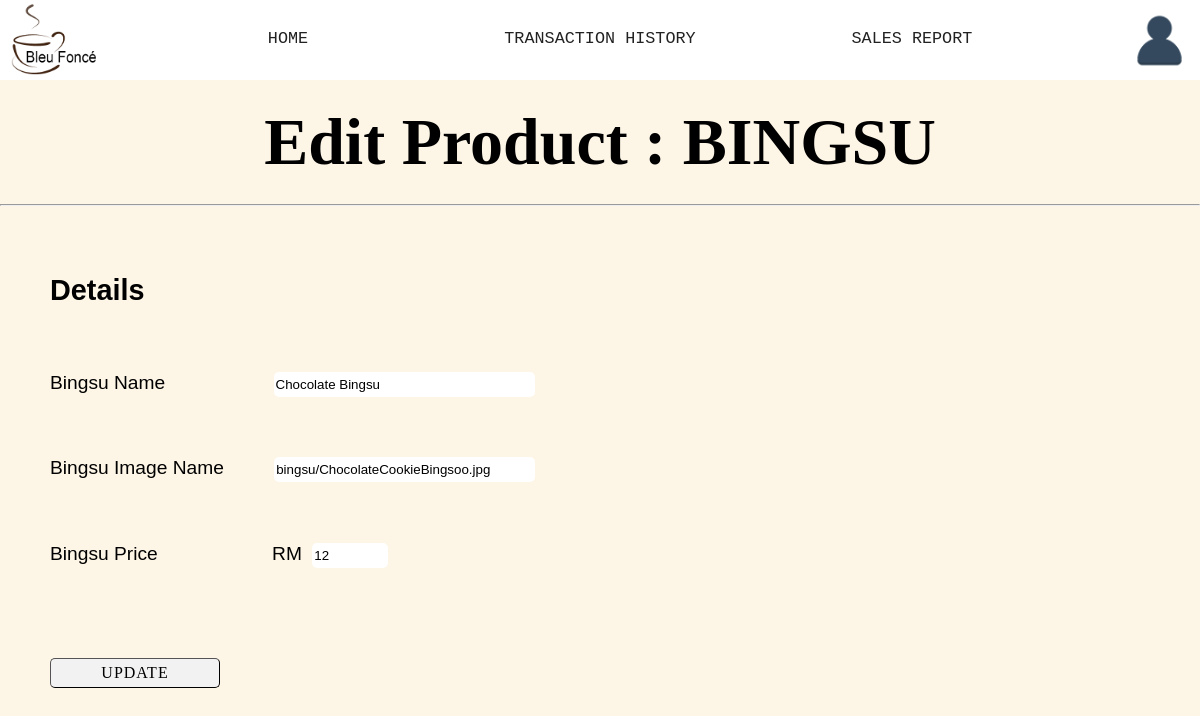
The app's page /ADMIN/A.Edit Bingsu Form.php?edit&id=66182 with its own data.
### tables this page shows
CREATE TABLE IF NOT EXISTS `menu_bingsu` (
  `bingsu_ID` int(11) NOT NULL,
  `bingsu_name` varchar(100) NOT NULL,
  `bingsu_img_name` varchar(100) NOT NULL,
  `bingsu_price` double NOT NULL,
  PRIMARY KEY (`bingsu_ID`)
);

### ADMIN/A.Edit Bingsu Form.php (the view, shortened to what this page needs)
<?php include("dataconnection.php")?>
<html>
<head>
</head>
<body>
	<?php include("A.header.php");?>
	<?php
		if(isset($_REQUEST["edit"]))
		{
			$id=$_REQUEST["id"];
			$update=true;
			$data="SELECT * FROM menu_bingsu WHERE bingsu_id=$id";
			$result=mysqli_query($connect, $data);
			if(mysqli_num_rows($result)==1)
			{
				$row=mysqli_fetch_array($result);
				$name=$row["bingsu_name"];
				$img=$row["bingsu_img_name"];
				$price=$row["bingsu_price"];
			}
		}
	?>
	<h1>Edit Product : BINGSU</h1>
	<hr/>
	<br/><br/>
	<form method="post">
		<h2>Details</h2>
		<br/>
		<p id="name">
		<label>Bingsu Name</label>
		<input type="text" name="bingsu_name" required size="30" maxlength="100" value="<?php echo $name; ?>"/>
		</p>
		<br/>
		<p id="img">
		<label>Bingsu Image Name</label>
		<input type="text" name="bingsu_img_name" required size="30" maxlength="100" value="<?php echo $img; ?>"/>
		</p>
		<br/>
		<p id="price">
		<label>Bingsu Price</label>
		<label style="margin-left:109px;">RM</label>
		<input type="number" name="bingsu_price" step="0.10" value="<?php echo $price; ?>" min="0.10" max="20" required />
		</p>
		<br/>
		<p id="subbtn">
		<?php if($update==true):?>
			<input type="submit" name="subbtn" value="UPDATE"/>
		<?php else: ?>
			<input type="submit" name="subbtn" value="SAVE"/>
		<?php endif ?>
		</p>
	</form>
</body>
</html>

### ADMIN/A.Edit Bingsu Form.php (style rules this page uses)
body { background-color: #FDF5E6; }
h1 { text-align:center;font-size: 5.5vw;margin-top:2%;margin-bottom:2%; }
form { margin-left:50px; font-size:120%; }
#name input[type="text"] { border-style: none; height: 25px; margin-left: 103px; border-radius: 5px; }
#img input[type="text"] { border-style: none; height: 25px; margin-left: 45px; border-radius: 5px; }
#price input[type="number"] { border-style: none; height: 25px; margin-left:5px; border-radius: 5px; }
#subbtn input[type="submit"] { margin-top:30px; width: 170px; height:30px; letter-spacing: 1px; border-radius: 5px; border-width:1px; background-color:f2f2f2; font-size:16px; font-family:times new roman; }

### ADMIN/A.header.php (style rules this page uses)
body { margin: 0; font-family: Arial, Helvetica, sans-serif; background-color:#FDF5E6; margin-bottom:10%; }
h1 { font-family:times new roman; }

### records on screen
menu_bingsu: bingsu_name "Chocolate Bingsu", bingsu_img_name "bingsu/ChocolateCookieBingsoo.jpg", bingsu_price "12"
